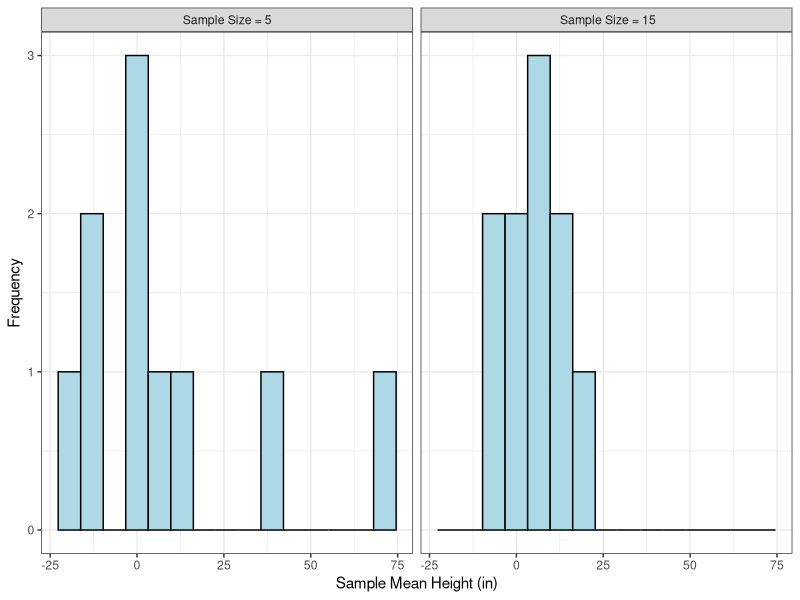

R code for this plot:
library(ggplot2); library(tidyr)

x11()

form.data = data.frame(ids = 1:10, n.05 = rnorm(10, 5, 25), n.15 = rnorm(10, 5, 10))

colnames(form.data)[2:3] = c("Sample Size = 5", " Sample Size = 15")

form.data.flip = form.data |>
  pivot_longer(cols = colnames(form.data)[2:3])

form.data.flip$name = factor(form.data.flip$name, levels = c("Sample Size = 5", " Sample Size = 15"))

ggplot(data = form.data.flip, aes(x = value)) +
  geom_histogram(bins = 15, fill = "lightblue", col = "black") + 
  facet_wrap(~ name) +
  theme_bw() +
  xlab("Sample Mean Height (in)") +
  ylab("Frequency")
